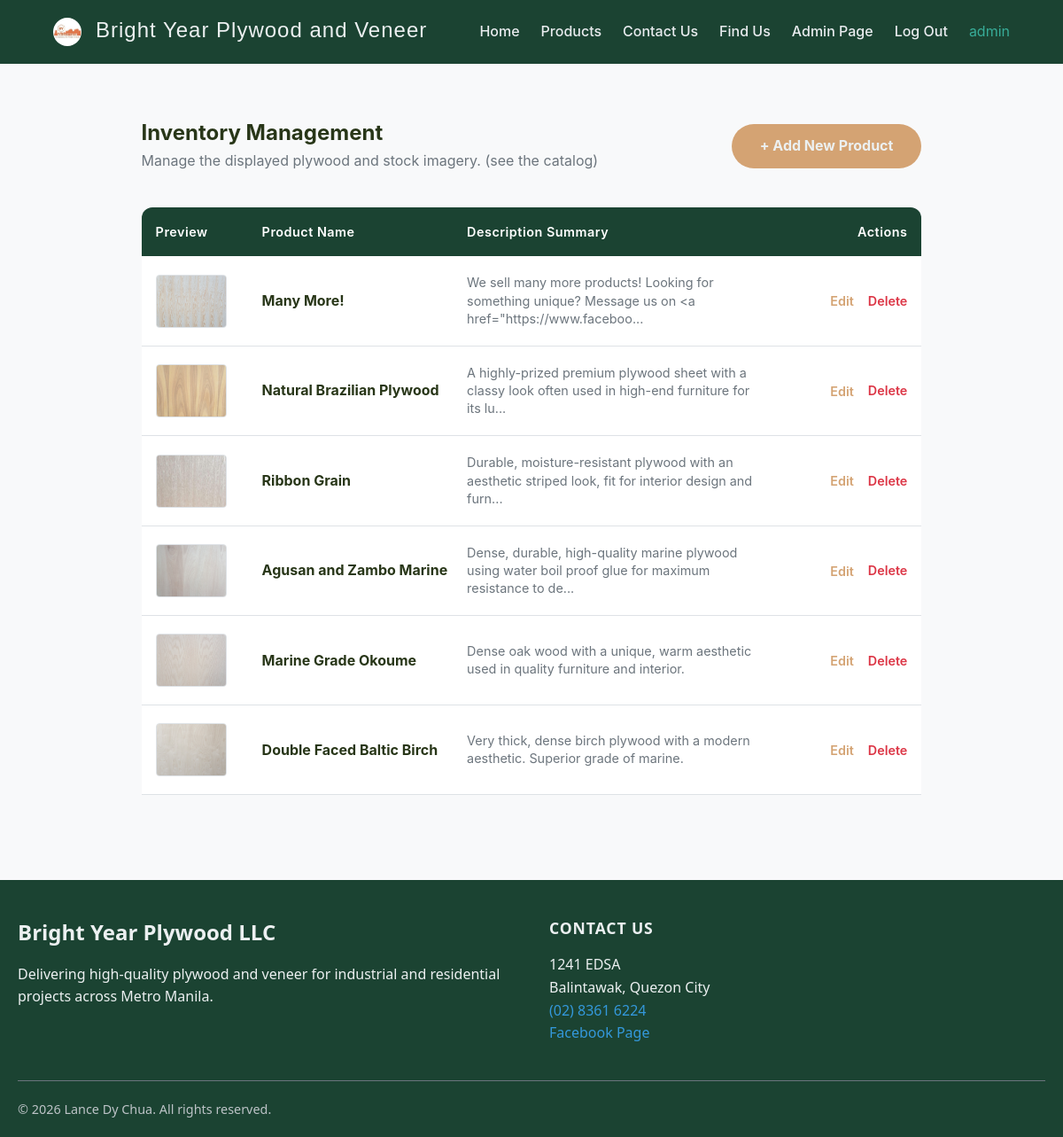
The page /admin/ (signed in) on the database its author committed.
### tables this page shows
CREATE TABLE user (
    id INTEGER PRIMARY KEY AUTOINCREMENT,
    username TEXT UNIQUE NOT NULL,
    password TEXT NOT NULL
);

CREATE TABLE product (
  id INTEGER PRIMARY KEY AUTOINCREMENT,
  name TEXT NOT NULL,
  description TEXT NOT NULL,
  image_url TEXT,
  price REAL NOT NULL DEFAULT 0.0,
  category TEXT
);

### src/admin.py (the view)
@bp.route('/')
@login_required
def index():
    db = get_db()
    products = db.execute('SELECT * FROM product ORDER BY id DESC').fetchall()
    return render_template('admin/index.html', products=products)

### src/auth.py (called while the page is built)
@bp.before_app_request
def load_logged_in_user():
    user_id = session.get('user_id')
    if user_id is None:
        g.user = None
    else:
        g.user = get_db().execute(
            'SELECT * FROM user WHERE id = ?', (user_id,)
        ).fetchone()

def login_required(view):
    @functools.wraps(view)
    def wrapped_view(**kwargs):
        if g.user is None:
            return redirect(url_for('auth.login'))
        return view(**kwargs)
    return wrapped_view

### src/db.py (called while the page is built)
def get_db():
    if 'db' not in g:
        g.db = sqlite3.connect(current_app.config['DATABASE'], detect_types=sqlite3.PARSE_DECLTYPES)
        g.db.row_factory = sqlite3.Row
    return g.db

### src/templates/admin/index.html (shortened to what this page needs)
{% extends 'base.html' %}
{% block content %}
  <div class="section animate-up" style="margin-top: 3rem;margin-bottom: 5rem;">
  <div style="display: flex; justify-content: space-between; align-items: center; margin-bottom: 2.5rem;"
       class="animate-up">
    <div>
      <h1 style="margin-bottom: 0.25rem;">Inventory Management</h1>
      <p style="color: var(--text-muted);">Manage the displayed plywood and stock imagery. (see the catalog)</p>
    </div>
    <a href="{{ url_for('admin.create') }}" class="btn">+ Add New Product</a>
  </div>
  <div class="animate-up" style="animation-delay: 0.2s;">
    <div
        style="display: grid; grid-template-columns: 120px 2fr 3fr 150px; padding: 1rem; background: var(--nav); color: white; border-radius: var(--radius) var(--radius) 0 0; font-weight: 600; font-size: 0.9rem; letter-spacing: 0.5px;">
      <div>Preview</div>
      <div>Product Name</div>
      <div>Description Summary</div>
      <div style="text-align: right;">Actions</div>
    </div>
    {% for product in products %}
      <div
          style="display: grid; grid-template-columns: 120px 2fr 3fr 150px; align-items: center; padding: 1.25rem 1rem; background: var(--surface); border-bottom: 1px solid var(--border); transition: background 0.2s;"
          onmouseover="this.style.background='#fcfbf9'" onmouseout="this.style.background='var(--surface)'">
        <div
            style="width: 80px; height: 60px; border-radius: 4px; overflow: hidden; border: 1px solid var(--border); background: #eee;">
          <img
              src="{{ url_for('static', filename='uploads/' + product['image_url']) if product['image_url'] and not product['image_url'].startswith('http') else product['image_url'] or 'https://via.placeholder.com/80' }}"
              style="width: 100%; height: 100%; object-fit: cover;">
        </div>
        <div style="font-weight: 700; color: var(--brand); padding-right: 1rem;">
          {{ product['name'] }}
        </div>
        <div style="color: var(--text-muted); font-size: 0.9rem; padding-right: 1rem; line-height: 1.4;">
          {{ product['description'][:100] }}{% if product['description']|length > 100 %}...{% endif %}
        </div>
        <div style="display: flex; gap: 1rem; justify-content: flex-end; align-items: center;">
          <a href="{{ url_for('admin.update', id=product['id']) }}"
             style="color: var(--accent); font-size: 0.9rem; font-weight: 600;">Edit</a>
          <form action="{{ url_for('admin.delete', id=product['id']) }}" method="post"
                style="all: unset; display: inline;" onsubmit="return confirm('Delete this product permanently?');">
            <button type="submit"
                    style="background: none; border: none; color: #dc3545; cursor: pointer; font-family: inherit; font-size: 0.9rem; font-weight: 600; padding: 0;">
              Delete
            </button>
          </form>
        </div>
      </div>
    {% endfor %}
  </div>
  </div>
{% endblock %}

### src/templates/base.html (shortened to what this page needs)
<!doctype html>
<html lang="en">
<head>
  <link rel="stylesheet" href="{{ url_for('static', filename='style.css') }}">
</head>
<body>
<header class="main-header">
  <div style="display: flex;">
    <img class="logo" src="../static/images/logo.jpg" alt="">
    <a href="{{ url_for('index') }}"><h2 id="nav-logo-text">
      Bright Year Plywood and Veneer</h2></a>
  </div>
  <nav>
    <ul>
      <li><a href="{{ url_for('index') }}">Home</a></li>
      <li><a href="{{ url_for('catalog') }}">Products</a></li>
      <li><a href="{{ url_for('contact_page') }}">Contact Us</a></li>
      <li><a href="{{ url_for('map_page') }}">Find Us</a></li>
      {% if g.user.username == 'admin' %}
        <li><a href="{{ url_for('admin.index') }}">Admin Page</a></li>
      {% endif %}
      {% if g.user %}
        <li><a href="{{ url_for('auth.logout') }}">Log Out</a></li>
        <li><span style="margin: 0; color: var(--text-emphasize)">{{ g.user['username'] }}</span></li>
      {% else %}
        <li><a href="{{ url_for('auth.register') }}">Register</a></li>
        <li><a href="{{ url_for('auth.login') }}">Log In</a></li>
      {% endif %}
    </ul>
  </nav>
</header>
<section class="content animate-up">
  {% block content %}{% endblock %}
</section>
<footer class="site-footer">
  <div class="footer-container">
    <div class="footer-column">
      <span class="footer-brand">Bright Year Plywood LLC</span>
      <p>Delivering high-quality plywood and veneer for industrial and residential projects across Metro Manila.</p>
    </div>
    <div class="footer-column">
      <span class="footer-heading">Contact Us</span>
      <address class="footer-address">
        1241 EDSA<br>
        Balintawak, Quezon City<br>
        <a href="tel:+283616224">(02) 8361 6224</a><br>
        <a href="https://www.facebook.com/veneerphilippines">Facebook Page</a>
      </address>
    </div>
  </div>
  <div class="footer-bottom">
    <p>&copy; 2026 Lance Dy Chua. All rights reserved.</p>
  </div>
</footer>
</body>
</html>

### src/static/style.css (style rules this page uses)
:root { --bg: #F8F9FA; --surface: #FFFFFF; --nav: #1B4332; --text: #212529; --text-white: #ecf0f1; --text-muted: #6C757D; --text-emphasize: #38ad99; --text-link: #3498db; --brand: #283618; --accent: #D4A373; --accent-hover: #BC8A5A; --border: #DEE2E6; --radius: 12px; --shadow: 0 10px 15px -3px rgba(0, 0, 0, 0.1), 0 4px 6px -2px rgba(0, 0, 0, 0.05); --font: 'Inter', system-ui, -apple-system, sans-serif; }
*, *::before, *::after { box-sizing: border-box; margin: 0; padding: 0; }
#nav-logo-text { font-family: "Playfair Display", Helvetica, Arial, sans-serif; font-weight: lighter; color: var(--text-white); text-decoration: none; margin: 0; }
body { font-family: var(--font), serif; color: var(--text); background: var(--bg); line-height: 1.6; display: flex; flex-direction: column; min-height: 100vh; -ms-overflow-style: none; scrollbar-width: none; }
h1, h2, h3 { color: var(--brand); line-height: 1.2; margin-bottom: 0.5rem; }
a { color: var(--accent); text-decoration: none; font-weight: 500; transition: color 0.3s ease; }
.logo { border-radius: 50%; height: 32px; margin-right: 1rem; }
nav, header.main-header { display: flex; justify-content: space-between; align-items: center; padding: 1.25rem 5%; background: var(--nav); }
nav h1, header.main-header h2 { margin: 0; font-size: 1.5rem; color: var(--text-white); letter-spacing: 1px; }
nav ul, header.main-header nav { display: flex; gap: 1.5rem; list-style: none; align-items: flex-end; padding: 0; }
nav ul a, header.main-header nav a { color: #E9ECEF; position: relative; }
nav ul a::after, header.main-header nav a::after { content: ''; position: absolute; width: 0; height: 2px; bottom: -4px; left: 0; background-color: var(--accent); transition: width 0.3s ease; }
.content, .section { margin: 1rem auto; padding: 0 1.5rem; max-width: 1200px; width: 90%; flex: 1; }
.btn { display: inline-block; background: var(--accent); color: var(--text-white); padding: 0.75rem 2rem; border-radius: 30px; font-weight: bold; transition: transform 0.2s, background 0.3s; }
form { background: var(--surface); padding: 2.5rem; border-radius: var(--radius); border: 1px solid var(--border); max-width: 450px; margin: 2rem auto; display: flex; flex-direction: column; gap: 1.25rem; box-shadow: var(--shadow); }
.animate-up { animation: fadeInUp 0.7s ease-out forwards; opacity: 0; }
.site-footer { background-color: var(--nav); color: var(--text-white); font-family: system-ui, -apple-system, sans-serif; padding: 40px 20px 20px; }
.footer-container { display: flex; flex-wrap: wrap; gap: 40px; max-width: 1200px; margin: 0 auto; }
.footer-column { flex: 1; min-width: 250px; }
.footer-brand { display: block; font-size: 1.5rem; font-weight: 700; margin-bottom: 15px; }
.footer-heading { display: block; font-size: 1.1rem; font-weight: 600; margin-bottom: 15px; text-transform: uppercase; letter-spacing: 0.05em; }
.footer-column p, .footer-address { font-style: normal; line-height: 1.6; margin: 0; color: var(--text-white); }
.footer-address a { color: var(--text-link); text-decoration: none; }
.footer-bottom { display: flex; flex-wrap: wrap; justify-content: space-between; align-items: center; max-width: 1200px; margin: 40px auto 0; padding-top: 20px; border-top: 1px solid var(--text-muted); font-size: 0.9rem; color: #bdc3c7; }
.footer-bottom p { margin: 0; }

### rows shown on the page
user: user.username "admin"
product: image_url (picture), name "Many More!", description "We sell many more products! Looking for something unique? Message us on <a href=\"https://www.faceboo"
product: image_url (picture), name "Natural Brazilian Plywood", description "A highly-prized premium plywood sheet with a classy look often used in high-end furniture for its lu"
product: image_url (picture), name "Ribbon Grain", description "Durable, moisture-resistant plywood with an aesthetic striped look, fit for interior design and furn"
product: image_url (picture), name "Agusan and Zambo Marine", description "Dense, durable, high-quality marine plywood using water boil proof glue for maximum resistance to de"
product: image_url (picture), name "Marine Grade Okoume", description "Dense oak wood with a unique, warm aesthetic used in quality furniture and interior."
product: image_url (picture), name "Double Faced Baltic Birch", description "Very thick, dense birch plywood with a modern aesthetic. Superior grade of marine."
